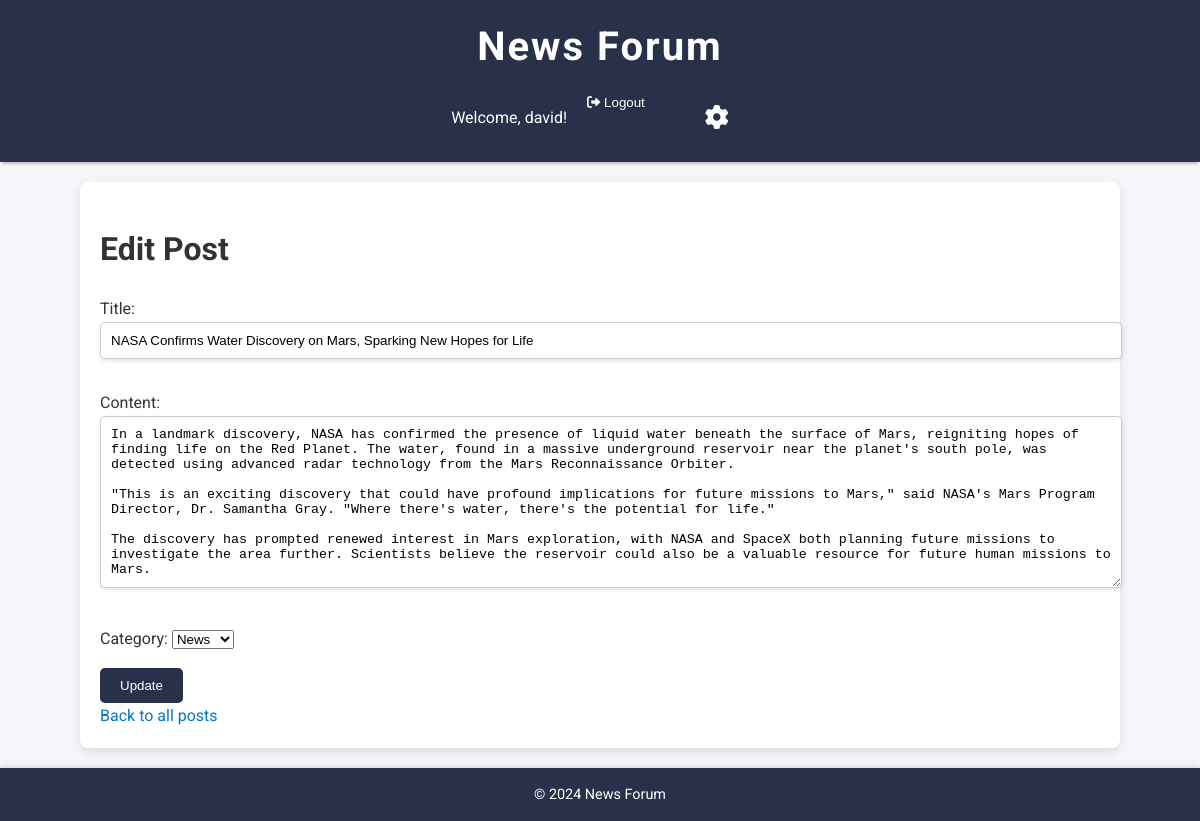
The page /post/11/edit/ (signed in) on the database its author committed.
### news/models.py (models this page shows, shortened)
class Post(models.Model):
    title = models.CharField(max_length=200)
    content = models.TextField()
    created_at = models.DateTimeField(auto_now_add=True)
    updated_at = models.DateTimeField(auto_now=True)
    author = models.ForeignKey(User, on_delete=models.CASCADE)
    category = models.ForeignKey(Category, on_delete=models.SET_NULL, null=True)
    upvotes = models.IntegerField(default=0)
    downvotes = models.IntegerField(default=0)

### news/views.py (the view)
# urls.py: path('post/<int:id>/edit/', views.post_edit, name='post_edit'),
@login_required
def post_edit(request, id):
    post = get_object_or_404(Post, id=id)
    if request.method == 'POST':
        form = PostForm(request.POST, instance=post)
        if form.is_valid():
            form.save()
            return redirect('post_detail', id=post.id)
    else:
        form = PostForm(instance=post)
    return render(request, 'news/post_form.html', {'form': form})

### news/forms.py
class PostForm(forms.ModelForm):
    def __init__(self, *args, **kwargs):
        super(PostForm, self).__init__(*args, **kwargs)
        self.fields['category'].initial = Category.objects.get(name="News")
    class Meta:
        model = Post
        fields = ['title', 'content', 'category']

### news/models.py (called while the page is built)
    def __str__(self):
        return self.name

### news/templates/news/post_form.html (shortened to what this page needs)
{% extends 'base.html' %}
{% block content %}
    <h1>{% if form.instance.pk %}Edit{% else %}Create{% endif %} Post</h1>
    <form method="post">
        {{ form.as_p }}
        <button type="submit">{% if form.instance.pk %}Update{% else %}Save{% endif %}</button>
    </form>
    <a href="{% url 'post_list' %}">Back to all posts</a>
{% endblock %}

### news/templates/base.html (shortened to what this page needs)
{% load static %}
<!DOCTYPE html>
<html lang="en">
<head>
    <link rel="stylesheet" href="{% static 'css/style.css' %}">
    <link rel="stylesheet" href="https://cdnjs.cloudflare.com/ajax/libs/font-awesome/6.0.0-beta3/css/all.min.css">
</head>
<body>
    <header>
        <h1><a href="{% url 'post_list' %}">News Forum</a></h1>
        <nav>
            {% if user.is_authenticated %}
                <p>Welcome, {{ user.username }}!</p>
                <form id="logout-form" action="{% url 'logout' %}" method="post">
                    <button type="submit" style="background:none;border:none;padding:0;color:inherit;cursor:pointer;">
                        <i class="fas fa-sign-out-alt"></i> Logout
                    </button>
                </form>
                <a href="{% url 'account_settings' %}" class="account-settings"><i class="fas fa-cog"></i></a>
            {% else %}
                <a href="{% url 'login' %}">Login</a>
                <a href="{% url 'signup' %}">Sign Up</a>
            {% endif %}
        </nav>
    </header>
    <main>
        {% block content %}{% endblock %}
    </main>
    <footer>
        <p>&copy; 2024 News Forum</p>
    </footer>
</body>
</html>

### news/static/css/style.css (style rules this page uses)
body { font-family: 'Roboto', sans-serif; background-color: #f4f4f9; color: #333; margin: 0; padding: 0; line-height: 1.6; }
a { text-decoration: none; color: #0077cc; }
main { width: 100%; max-width: 1000px; margin: 20px auto; padding: 20px; background: white; border-radius: 8px; box-shadow: 0 4px 8px rgba(0, 0, 0, 0.1); }
header { background-color: #283149; color: white; padding: 15px 0; text-align: center; box-shadow: 0 4px 2px -2px rgba(0, 0, 0, 0.2); position: sticky; top: 0; z-index: 1000; }
header h1 { margin: 0; font-size: 2.5em; font-weight: 700; letter-spacing: 2px; }
header a { color: #ffffff; }
nav { display: flex; justify-content: center; gap: 20px; margin-top: 10px; }
nav a { color: #ffffff; font-size: 1.1em; padding: 10px 20px; border-radius: 5px; transition: background-color 0.3s ease; }
.account-settings { color: white; font-size: 1.5em; }
.account-settings i { margin-left: 20px; }
button { background-color: #283149; color: white; padding: 10px 20px; border: none; border-radius: 5px; cursor: pointer; transition: background-color 0.3s ease; }
footer { background-color: #283149; color: white; padding: 15px 0; text-align: center; position: relative; width: 100%; bottom: 0; margin-top: 20px; box-shadow: 0 -2px 5px rgba(0, 0, 0, 0.1); }
footer p { margin: 0; font-size: 0.9em; }
input[type="text"], input[type="password"], textarea { width: 100%; padding: 10px; margin-bottom: 15px; border: 1px solid #ccc; border-radius: 5px; box-shadow: 0 2px 4px rgba(0, 0, 0, 0.1); transition: border-color 0.3s; }

### rows shown on the page
Post: title "NASA Confirms Water Discovery on Mars, Sparking New Hopes for Life", content "In a landmark discovery, NASA has confirmed the presence of liquid water beneath the surface of Mars, reigniting hopes of finding life on the Red Planet. The water, found in a massive underground reservoir near the planet's south pole, was detected using advanced radar technology from the Mars Reconnaissance Orbiter. \"This is an exciting discovery that could have profound implications for future missions to Mars,\" said NASA's Mars Program Director, Dr. Samantha Gray. \"Where there's water, there's the potential for life.\" The discovery has prompted renewed interest in Mars exploration, with NASA and SpaceX both planning future missions to investigate the area further. Scientists believe the…", category "News"

### other values the page prints
{{ user.username }} "david"
